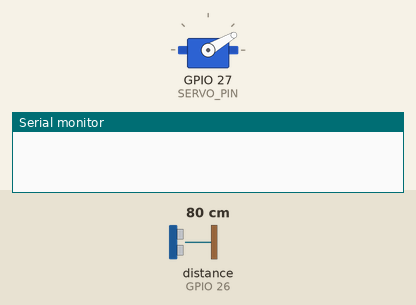
The sketch below on a simulated ESP32. On the bench: servo, the last lines printed to the serial monitor. Wiring (inferred from the names in the program): ultrasonic range finder: trigger GPIO 25; echo GPIO 26. The test bench sets the inputs (shaded band); at power-on: distance to the obstacle (sensor on GPIO 26) 80 cm. The echo pulse lasts 58.3 µs per cm.

Above: at 0.05 s.
At 1.55 s:
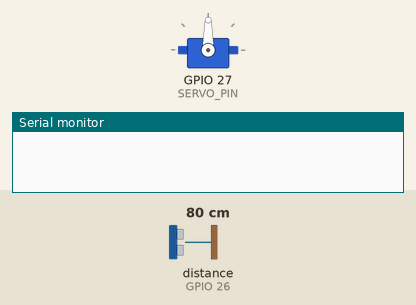
At 3.1 s:
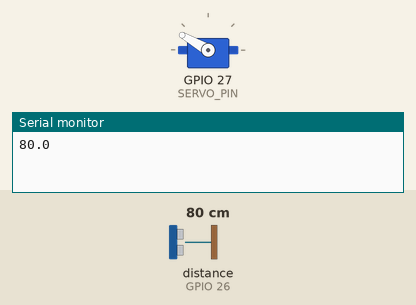
Timing chart, 0 to 7.1 s (numbered marks = the images above):
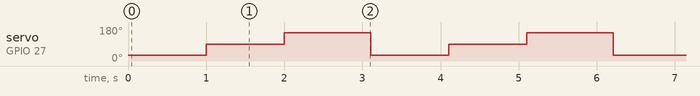

The sketch:

04_servo.ino
```cpp
/*
  GOAL
  Command the servo to 30, 90, and 150 degrees.

  NEW IN THIS CHECKPOINT
  ESP32Servo, attach(), write().

  UNLOCKED API
  See API.md in this folder.

  SUCCESS LOOKS LIKE
  Servo visits 30, 90, and 150 degrees repeatedly; distance still prints.
*/
#include <Arduino.h>
#include <ESP32Servo.h>

const int TRIG_PIN = 25;
const int ECHO_PIN = 26;
const int SERVO_PIN = 27;

Servo scannerServo;

float measureDistance() {
  digitalWrite(TRIG_PIN, LOW);
  delayMicroseconds(2);
  digitalWrite(TRIG_PIN, HIGH);
  delayMicroseconds(10);
  digitalWrite(TRIG_PIN, LOW);

  unsigned long duration = pulseIn(ECHO_PIN, HIGH, 30000);
  if (duration == 0) {
    return -1;  // No valid echo; this is not a zero-distance reading.
  }
  return duration * 0.0343f / 2.0f;  // Convert round-trip time to cm.
}

void setup() {
  Serial.begin(115200);
  pinMode(TRIG_PIN, OUTPUT);
  digitalWrite(TRIG_PIN, LOW);
  pinMode(ECHO_PIN, INPUT);
  scannerServo.attach(SERVO_PIN);
}

void loop() {
  scannerServo.write(30);
  delay(1000);
  scannerServo.write(90);
  delay(1000);
  scannerServo.write(150);
  delay(1000);

  float distance = measureDistance();
  Serial.println(distance, 1);
  delay(100);
}
```

Measured:
- by itself, servo on GPIO 27 (SERVO_PIN): repeats every 3.1 s: 150° 1.1 s, 30° 1.0 s, 90° 1.0 s
